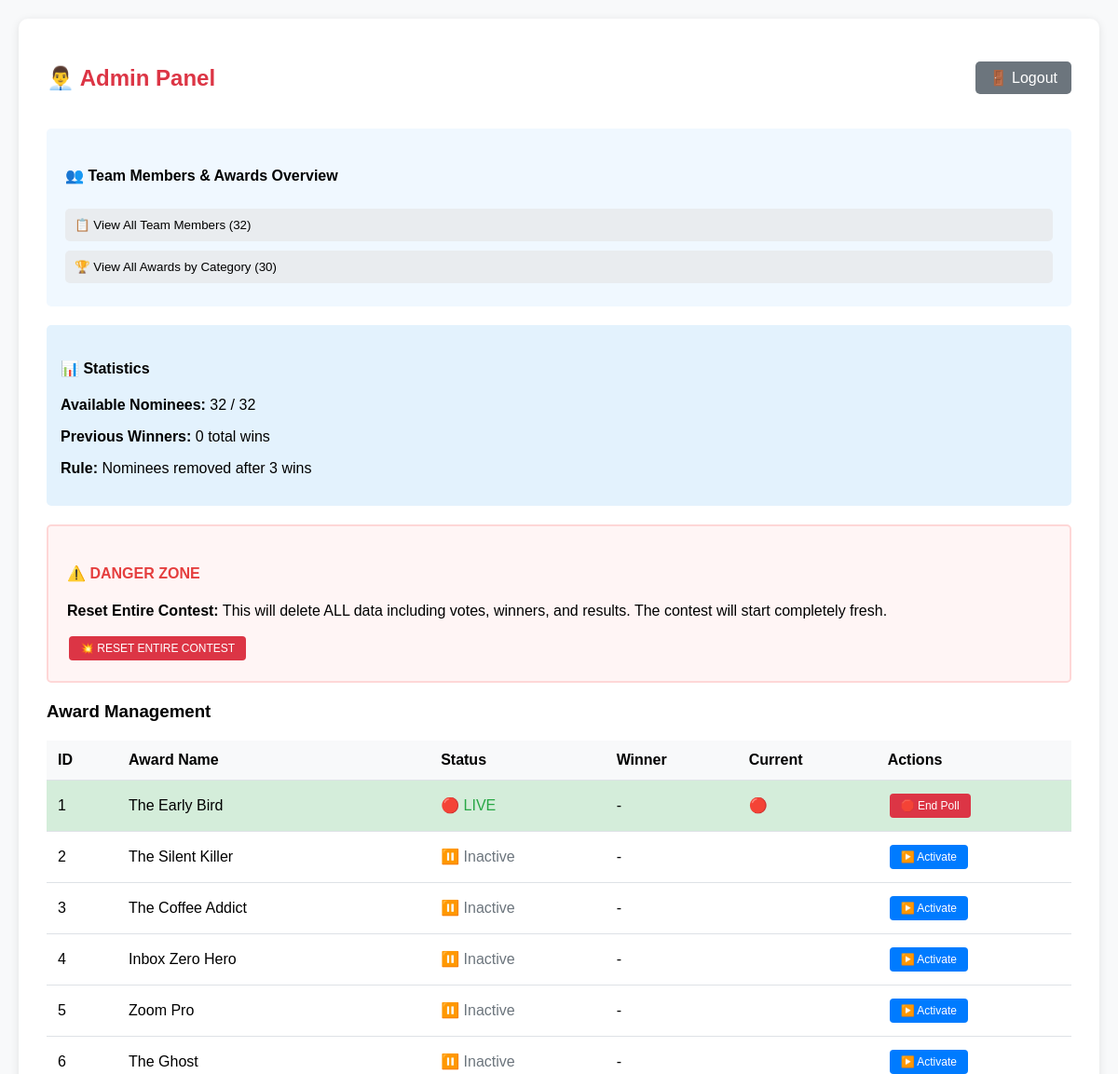
Before: /admin (signed in, upper part) with the older database file.
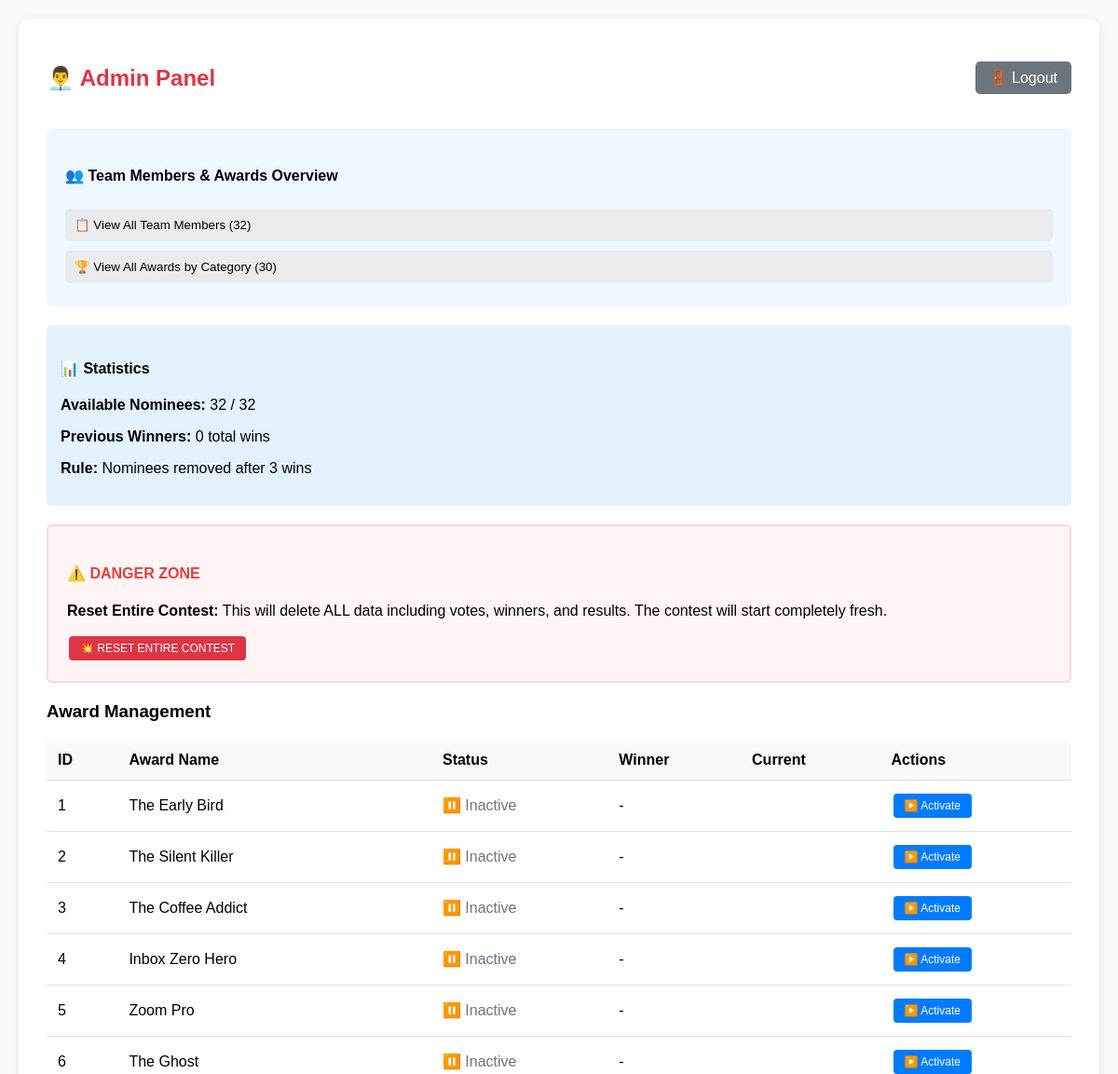
After: the same page with the newer database file.
### tables this page shows
CREATE TABLE awards (
                id INTEGER PRIMARY KEY,
                name TEXT,
                description TEXT,
                posted BOOLEAN DEFAULT 0,
                winner TEXT,
                current BOOLEAN DEFAULT 0
            );

### app.py (the view, shortened to what this page needs)
@app.route("/admin", methods=["GET", "POST"])
def admin_panel():
    if not check_admin_auth():
        return redirect("/admin_login")
    with db_conn() as conn:
        c = conn.cursor()
        c.execute("SELECT id, name, posted, winner, current FROM awards ORDER BY id")
        awards = c.fetchall()
        c.execute("SELECT nominee, award_name FROM winners ORDER BY won_date")
        winners_list = c.fetchall()
        available_count = len(get_available_nominees())
    return render_template("admin.html", awards=awards, winners_list=winners_list, available_count=available_count)

### app.py (called while the page is built)
def db_conn():
    return sqlite3.connect(DB_FILE)

def get_available_nominees():
    with db_conn() as conn:
        c = conn.cursor()
        c.execute("SELECT nominee, COUNT(*) as win_count FROM winners GROUP BY nominee")
        winner_counts = c.fetchall()
        excluded_nominees = [nominee for nominee, count in winner_counts if count >= 3]
        return [nominee for nominee in NOMINEES if nominee not in excluded_nominees]

@app.before_request
def assign_key():
    if not hasattr(app, '_db_initialized'):
        init_db()
        app._db_initialized = True

def check_admin_auth():
    return session.get('admin_authenticated') == True

### templates/admin.html (shortened to what this page needs)
<!DOCTYPE html>
<html>
<head>
</head>
<body>
    <div class="container">
        <div class="admin-header">
            <h2>👨‍💼 Admin Panel</h2>
            <a href="{{ url_for('admin_logout') }}" style="background:#6c757d;color:white;padding:8px 15px;text-decoration:none;border-radius:5px;">🚪 Logout</a>
        </div>
        <div class="data-section">
            <h4>👥 Team Members & Awards Overview</h4>
            <button class="collapsible" onclick="toggleContent('nominees-content')">
                📋 View All Team Members (32)
            </button>
            <button class="collapsible" onclick="toggleContent('awards-content')">
                🏆 View All Awards by Category (30)
            </button>
        </div>
        <div class="stats">
            <h4>📊 Statistics</h4>
            <p><strong>Available Nominees:</strong> {{ available_count }} / 32</p>
            <p><strong>Previous Winners:</strong> {{ winners_list|length }} total wins</p>
            <p><strong>Rule:</strong> Nominees removed after 3 wins</p>
        </div>
        <div class="danger-zone">
            <h4>⚠️ DANGER ZONE</h4>
            <p><strong>Reset Entire Contest:</strong> This will delete ALL data including votes, winners, and results. The contest will start completely fresh.</p>
            <form method="post" style="margin-top: 10px;">
                <button name="action" value="reset_entire_contest" class="btn btn-danger" onclick="return confirm('🚨 DANGER: RESET ENTIRE CONTEST 🚨\n\nThis will permanently delete:\n✗ All votes\n✗ All winners\n✗ All results\n✗ All poll history\n\nThe contest will start completely fresh.\n\nAre you ABSOLUTELY SURE you want to continue?\n\nThis action CANNOT be undone!')">💥 RESET ENTIRE CONTEST</button>
            </form>
        </div>
        <h3>Award Management</h3>
        <table>
            <tr>
                <th>ID</th>
                <th>Award Name</th>
                <th>Status</th>
                <th>Winner</th>
                <th>Current</th>
                <th>Actions</th>
            </tr>
            {% for id, name, posted, winner, current in awards %}
            <tr class="{% if current %}current{% elif posted %}posted{% endif %}">
                <td>{{ id }}</td>
                <td>{{ name }}</td>
                <td>
                    {% if posted %}
                        <span style="color:#dc3545;">✅ Closed</span>
                    {% elif current %}
                        <span style="color:#28a745;">🔴 LIVE</span>
                    {% else %}
                        <span style="color:#6c757d;">⏸️ Inactive</span>
                    {% endif %}
                </td>
                <td>{{ winner or '-' }}</td>
                <td>{{ '🔴' if current else '' }}</td>
                <td>
                    {% if not current %}
                    <form method="post" style="display:inline;">
                        <button name="action" value="set_current" class="btn btn-primary">▶️ Activate</button>
                    </form>
                    {% endif %}
                    {% if current and not posted %}
                    <form method="post" style="display:inline;">
                        <button name="action" value="end" class="btn btn-danger" onclick="return confirm('End this poll and declare the winner?')">🛑 End Poll</button>
                    </form>
                    {% endif %}
                </td>
            </tr>
            {% endfor %}
        </table>
    </div>
</body>
</html>

### templates/admin.html (style rules this page uses)
body { font-family: Arial, sans-serif; margin: 20px; background: #f8f9fa; }
.container { background: white; padding: 30px; border-radius: 10px; box-shadow: 0 2px 10px rgba(0,0,0,0.1); }
h2 { color: #dc3545; margin-bottom: 20px; }
table { width: 100%; border-collapse: collapse; margin: 20px 0; }
th, td { padding: 12px; text-align: left; border-bottom: 1px solid #dee2e6; }
th { background: #f8f9fa; font-weight: bold; }
.btn { padding: 6px 12px; margin: 2px; border: none; border-radius: 4px; cursor: pointer; font-size: 12px; }
.btn-primary { background: #007bff; color: white; }
.btn-danger { background: #dc3545; color: white; }
.stats { background: #e3f2fd; padding: 15px; border-radius: 5px; margin: 10px 0; }
.admin-header { display: flex; justify-content: space-between; align-items: center; margin-bottom: 20px; }
.danger-zone { background: #fff5f5; border: 2px solid #fed7d7; padding: 20px; border-radius: 5px; margin: 20px 0; }
.danger-zone h4 { color: #e53e3e; }
.data-section { background: #f0f8ff; padding: 20px; border-radius: 5px; margin: 20px 0; }
.collapsible { background: #e9ecef; padding: 10px; border: none; width: 100%; text-align: left; cursor: pointer; border-radius: 5px; margin: 5px 0; }

Changed rows visible on the page:
changed awards "The Early Bird": current "🔴" → (not shown); current "🔴 LIVE 🛑 End Poll" → "⏸️ Inactive ▶️ Activate"
